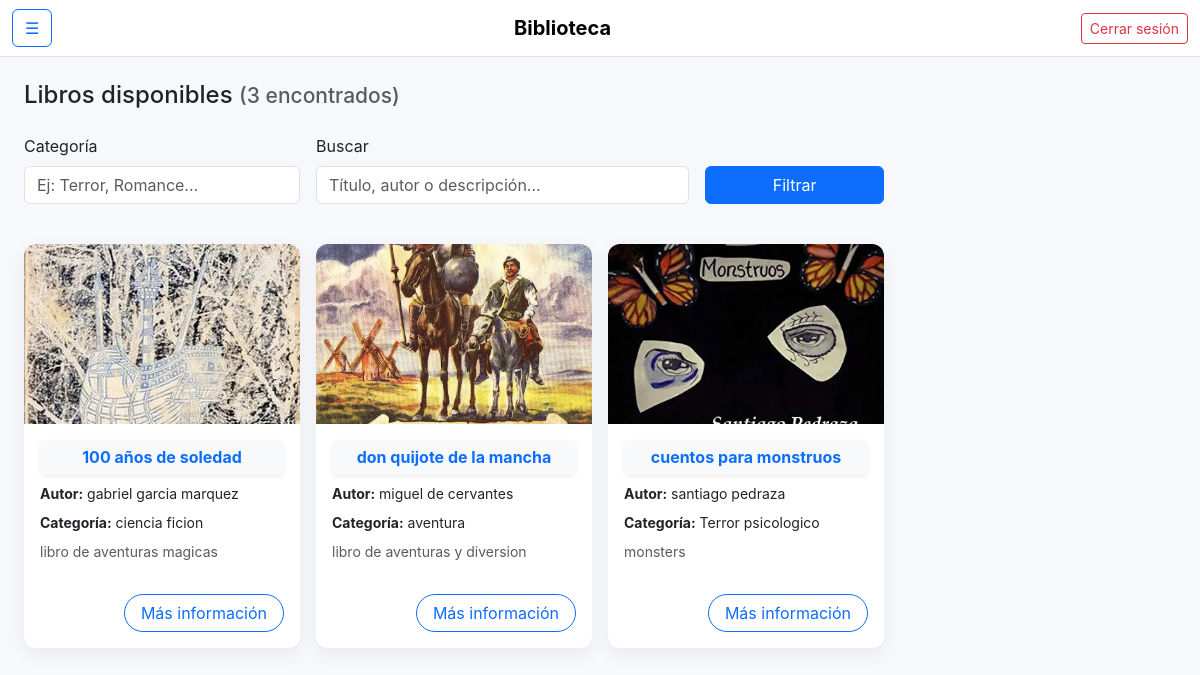
/dashboard.php (signed in), run on the app's committed database.
### tables this page shows
CREATE TABLE `libro` (
  `id` int(11) NOT NULL,
  `titulo` varchar(100) NOT NULL,
  `autor` varchar(100) NOT NULL,
  `isbm` varchar(100) NOT NULL,
  `categoria` varchar(100) NOT NULL,
  `disponibilidad` varchar(50) NOT NULL,
  `cantidad` int(11) NOT NULL,
  `descripcion` varchar(100) NOT NULL,
  `imagen` varchar(100) NOT NULL
);

### dashboard.php (the view, shortened to what this page needs)
<?php
$tipoUsuario = $_SESSION['tipo'] ?? 'cliente';
$section = $_GET['section'] ?? '';
$db = new MYSQL();
$db->conectar();
$conn = $db->getConexion();
?>
<!doctype html>
<html lang="es">
<head>
<link href="https://cdn.jsdelivr.net/npm/bootstrap@5.3.2/dist/css/bootstrap.min.css" rel="stylesheet">
</head>
<body>
<nav class="navbar navbar-light bg-white border-bottom sticky-top">
  <div class="container-fluid">
    <button class="btn btn-outline-primary" type="button" data-bs-toggle="offcanvas" data-bs-target="#sidebar" aria-controls="sidebar">☰</button>
    <a class="navbar-brand fw-bold ms-2" href="#">Biblioteca</a>
    <a href="views/logout.php" class="btn btn-outline-danger btn-sm">Cerrar sesión</a>
  </div>
</nav>
<div class="container-fluid p-4">
<?php
if ($tipoUsuario==='cliente' && $section==='perfil') {
    $usuario_id = $_SESSION['usuario_id'];
    $message = '';
    if ($_SERVER['REQUEST_METHOD']==='POST'){
        $nombre = trim($_POST['nombre'] ?? '');
        $apellido = trim($_POST['apellido'] ?? '');
        $email = trim($_POST['email'] ?? '');
        $password = $_POST['password'] ?? '';
        if($nombre && $apellido && $email){
            $stmtCheck = $conn->prepare("SELECT id FROM usuarios WHERE email=? AND id<>?");
            $stmtCheck->bind_param("si",$email,$usuario_id);
            $stmtCheck->execute();
            $resCheck = $stmtCheck->get_result();
            if($resCheck->num_rows>0){ $message="⚠️ Este correo ya está en uso."; }
            else{
                if($password!==''){
                    $passHash = password_hash($password,PASSWORD_DEFAULT);
                    $stmt=$conn->prepare("UPDATE usuarios SET nombre=?,apellido=?,email=?,contrasena=? WHERE id=?");
                    $stmt->bind_param("ssssi",$nombre,$apellido,$email,$passHash,$usuario_id);
                }else{
                    $stmt=$conn->prepare("UPDATE usuarios SET nombre=?,apellido=?,email=? WHERE id=?");
                    $stmt->bind_param("sssi",$nombre,$apellido,$email,$usuario_id);
                }
                if($stmt->execute()){ $message='Perfil actualizado'; $_SESSION['nombre']=$nombre.' '.$apellido; $_SESSION['email']=$email; }
                else{ $message='No se pudo actualizar el perfil'; }
                $stmt->close();
            }
            $stmtCheck->close();
        }else{ $message='Todos los campos son obligatorios.'; }
    }
    $stmt=$conn->prepare("SELECT nombre,apellido,email FROM usuarios WHERE id=?");
    $stmt->bind_param("i",$usuario_id);
    $stmt->execute();
    $res=$stmt->get_result();
    $usuario=$res->fetch_assoc();
    $stmt->close();
    ?>
    <div class="card-profile">
        <h4 class="mb-3">Mi Perfil</h4>
        <?php if($message): ?><div class="alert alert-info"><?= htmlspecialchars($message) ?></div><?php endif; ?>
        <form method="post">
            <div class="mb-3"><label class="form-label">Nombre</label><input type="text" name="nombre" class="form-control" value="<?= htmlspecialchars($usuario['nombre']) ?>" required></div>
            <div class="mb-3"><label class="form-label">Apellido</label><input type="text" name="apellido" class="form-control" value="<?= htmlspecialchars($usuario['apellido']) ?>" required></div>
            <div class="mb-3"><label class="form-label">Correo electrónico</label><input type="email" name="email" class="form-control" value="<?= htmlspecialchars($usuario['email']) ?>" required></div>
            <div class="mb-3"><label class="form-label">Nueva contraseña (opcional)</label><input type="password" name="password" class="form-control" placeholder="Dejar vacío para no cambiar"></div>
            <div class="d-flex justify-content-end gap-2">
                <a href="dashboard.php" class="btn btn-outline-secondary">← Volver al Dashboard</a>
                <button type="submit" class="btn btn-primary">Actualizar perfil</button>
            </div>
        </form>
    </div>
<?php
} elseif (in_array($section, ['reporte_inventario_excel','reporte_prestamos_excel','reporte_inventario_pdf_disponibles','reporte_inventario_pdf_prestados','reporte_historial_prestamos_pdf','reporte_libros_mas_prestados_pdf'])) {
    echo "<h4>Sección de Reportes: <strong>".htmlspecialchars($section)."</strong></h4>";
    echo "<p>Aquí se mostraría el contenido correspondiente a este reporte.</p>";
} else {
    $sql = "SELECT id,titulo,autor,categoria,descripcion,imagen,cantidad,disponibilidad FROM libro";
    $res=$conn->query($sql);
    $books=[];
    if($res && $res->num_rows>0){ while($r=$res->fetch_assoc()) $books[]=$r; }
    $search = $_GET['search'] ?? '';
    $categoriaFiltro = $_GET['categoria'] ?? '';
    $filtered = array_filter($books,function($b) use($search,$categoriaFiltro){
        $ok=true;
        if($search!==''){
            $q=mb_strtolower($search);
            $texto=mb_strtolower($b['titulo'].' '.$b['autor'].' '.$b['descripcion'].' '.$b['categoria']);
            if(mb_strpos($texto,$q)===false) $ok=false;
        }
        if($categoriaFiltro!==''){
            if(mb_strtolower($b['categoria'])!==mb_strtolower($categoriaFiltro)) $ok=false;
        }
        return $ok;
    });
    $page=max(1,(int)($_GET['page']??1));
    $perPage=8;
    $totalRows=count($filtered);
    $offset=($page-1)*$perPage;
    $visible=array_slice($filtered,$offset,$perPage);
    ?>
    <h4>Libros disponibles <small class="text-muted">(<?= $totalRows ?> encontrados)</small></h4>
    <form method="get" action="dashboard.php" class="row g-3 align-items-end mt-2 mb-4">
        <div class="col-md-4 col-lg-3"><label class="form-label">Categoría</label><input type="text" name="categoria" class="form-control" placeholder="Ej: Terror, Romance..." value="<?= htmlspecialchars($categoriaFiltro) ?>"></div>
        <div class="col-md-5 col-lg-4"><label class="form-label">Buscar</label><input type="text" name="search" class="form-control" placeholder="Título, autor o descripción..." value="<?= htmlspecialchars($search) ?>"></div>
        <div class="col-md-3 col-lg-2"><button type="submit" class="btn btn-primary w-100">Filtrar</button></div>
    </form>
    <?php if(empty($visible)): ?>
        <div class="alert alert-warning mt-4">No se encontraron libros con los filtros aplicados.</div>
    <?php else: ?>
        <div class="row g-3 mt-3">
            <?php foreach($visible as $book): ?>
            <div class="col-12 col-sm-6 col-md-4 col-lg-3">
                <div class="card book-card h-100">
                    <img src="<?= htmlspecialchars($book['imagen'] ?? 'https://via.placeholder.com/300x180?text=Sin+Imagen') ?>" alt="Portada">
                    <div class="card-body d-flex flex-column">
                        <h6 class="card-title text-primary fw-bold text-center bg-light py-2 rounded shadow-sm"><?= htmlspecialchars($book['titulo']) ?></h6>
                        <p class="small mb-2"><strong>Autor:</strong> <?= htmlspecialchars($book['autor']) ?></p>
                        <p class="small mb-2"><strong>Categoría:</strong> <?= htmlspecialchars($book['categoria']) ?></p>
                        <p class="small text-muted flex-grow-1"><?= htmlspecialchars(mb_strimwidth($book['descripcion'],0,100,'...')) ?></p>
                        <div class="mt-3 text-end"><a href="views/info_libro.php?id=<?= urlencode($book['id']) ?>" class="btn btn-outline-primary rounded-pill px-3">Más información</a></div>
                    </div>
                </div>
            </div>
            <?php endforeach; ?>
        </div>
    <?php endif; ?>
<?php
}
?>
</div>
</body>
</html>

### dashboard.php (style rules this page uses)
body { font-family: 'Inter', Arial, Helvetica, sans-serif; background: #f6f8fb; color: #222; }
.book-card { border: none; border-radius: 12px; overflow: hidden; box-shadow: 0 6px 18px rgba(15,23,42,0.06); transition: transform .18s ease, box-shadow .18s ease; background: #fff; }
.book-card img { height: 180px; width: 100%; object-fit: cover; }

### data on the page
libro: imagen (picture), titulo "100 años de soledad", autor "gabriel garcia marquez", categoria "ciencia ficion", descripcion "libro de aventuras magicas"
libro: imagen (picture), titulo "don quijote de la mancha", autor "miguel de cervantes", categoria "aventura", descripcion "libro de aventuras y diversion"
libro: imagen (picture), titulo "cuentos para monstruos", autor "santiago pedraza", categoria "Terror psicologico", descripcion "monsters"

### other printed values
$totalRows "3"
